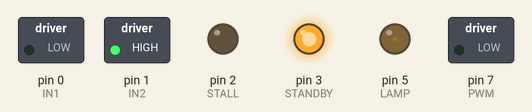
This sketch was run on a simulated Arduino Uno, built with avr-gcc and run on an emulated ATmega328P. Shown: switched loads named in the sketch (green lamp = pin HIGH), output pins drawn as LEDs (lit = HIGH).

Above: at 0.05 s.
At 1.15 s:
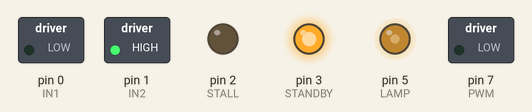
At 2.3 s:
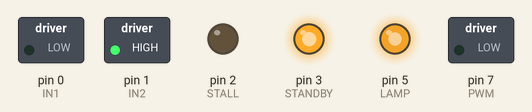
At 4.55 s:
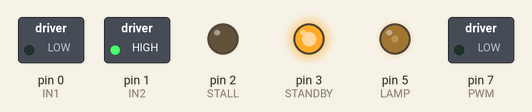
Timing chart, 0 to 6.6 s (numbered marks = the images above):
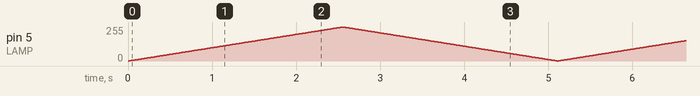

The sketch:

Rover-Motor-Controller-Test.ino
```cpp
#define IN1	0
#define IN2	1
#define STALL	2
#define STANDBY	3
#define LAMP	5
#define PWM	7
#define SERVO	8
#define QEA	9
#define QEB	10

void setup() {
  pinMode(IN1, OUTPUT);
  pinMode(IN2, OUTPUT);
  pinMode(STALL, OUTPUT);
  pinMode(STANDBY, OUTPUT);
  pinMode(LAMP, OUTPUT);
  pinMode(PWM, OUTPUT);
  pinMode(QEA, INPUT);
  pinMode(QEB, INPUT);

  digitalWrite(STANDBY, HIGH);
  digitalWrite(IN1, LOW);
  digitalWrite(IN2, HIGH);

  analogWrite(PWM, 63);
}

void loop() {
  /*
  digitalWrite(STALL, digitalRead(QEA));
  digitalWrite(LAMP, digitalRead(QEB));
  */


  for (uint8_t i = 0; i < 255; i++) {
    analogWrite(LAMP, i);
    //analogWrite(PWM, i / 4);
    delay(10);
  }

  for (uint8_t i = 255; i > 0; i--) {
    analogWrite(LAMP, i);
    //analogWrite(PWM, i / 4);
    delay(10);
  }

}
```
